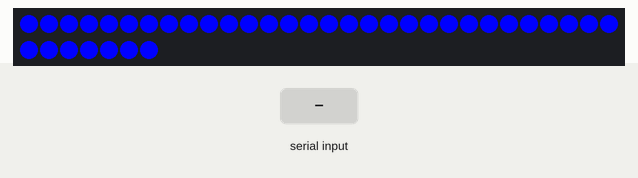
This sketch was run on a simulated Arduino Uno, built with avr-gcc and run on an emulated ATmega328P. Parts: 37 RGB LEDs in strip order, left to right, continuing on the next row. The inputs (shaded band) are chosen by the test bench.

Above: at 1.2 s.
1.3 s: "A" received over Serial
2.8 s: "B" received over Serial
At 3.7 s:
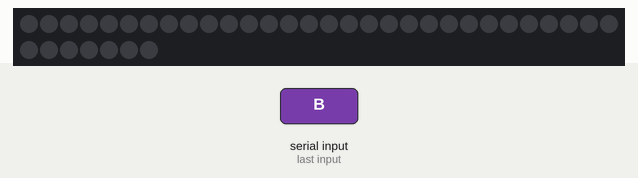
4.3 s: "A" received over Serial
5.8 s: "C" received over Serial
At 7.2 s:
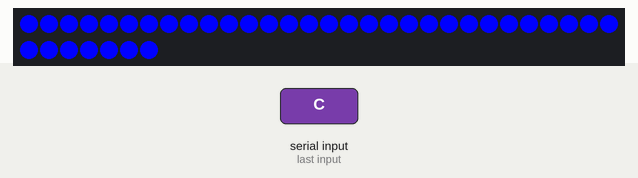
Timing chart, 0 to 8.3 s (numbered marks = the images above; inputs shaded):
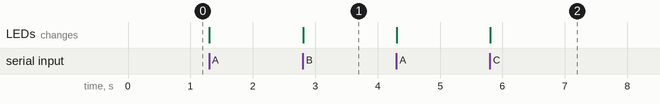

Measured:
- after the input at 2.8 s, the LEDs: change at once (image 1)
- after the input at 5.8 s, the LEDs: change at once (image 2)

The sketch:

state_test.ino
```cpp
// Libraries
#include <FastLED.h>
#define NUM_LEDS 37
#define DATA_PIN 6

// Variables
int initial_brightness = 100;
int initial_speed = 100;
int initial_colour =100;
int initial_saturation = 255;
CRGB leds[NUM_LEDS]; // LED array

void setup() {
  Serial.begin(19200); // match with PureData baud rate
  FastLED.addLeds<NEOPIXEL, DATA_PIN>(leds, NUM_LEDS);
  //FastLED.setBrightness(100); // default brightness
  //fill_solid(leds, NUM_LEDS, CRGB::White);
  FastLED.show();
}


char currentState = 'C';
int param = 100;

void loop() {
  while (Serial.available() > 0) {
    int incoming = Serial.read();

    if (incoming == 'A' || incoming == 'B' || incoming == 'C') {
      currentState = (char)incoming;
    } else {
      param = incoming;
    }
  }

  switch (currentState) {
    case 'A':
      Green(param);
      break;
    case 'B':
      stop();
      break;
    case 'C':
      idle();
      break;
  }
}

void Green(int brightness){
  leds[0] = CHSV(96, initial_saturation, brightness);
  FastLED.show();
}

void firstgreen(){
  leds[0] = CHSV(96, initial_saturation, initial_brightness);
  FastLED.show();
}

void stop(){
  FastLED.clear();
  FastLED.show();
}

void idle(){
  fill_solid(leds, NUM_LEDS, CRGB::Blue);
  FastLED.show();
}

/*

    if (function_trigger == 'A'){
      firstgreen();
    }

    else if (function_trigger = 'B'){
      stop();
    }

*/

/*
void Red(int brightness, int speed){
  leds[0] = CHSV(96, saturation, brightness);
  FastLED.show();
  delay(speed);
}
*/

// how do you remember the previous state if it's already deleted by serial read when you restart?
// idle mode


// three thigns happening here, i trigger func1 or func2, then deliver brightness and speed
// how is this working? the speed, brightness i want updated in real time
// the function trigger i want to run then ovveride
// then i need to understand how i am sending the data, because PD is not feeding in parameters, its just sending bytes
// arduino actually parses the data
// so I need to either send a packaged array of data values, or trigger them separately
// in that case, need to be aware of baud rate, and packge data as either ascii and convert to char, or process the int, and find a way to do it in real time
// i want the entire strip cleared when the next function is triggered


// it's sending in order, so would a package be better in that case?

// pack func1 func2 brightness speed

/*switch(function_trigger){
      case 'A':
        Green(brightness_val, speed_val);
        break;
      case 'B':
        Red(brightness_val, speed_val);
        break;
      case 'C':
        stop();
        break;
    }*/


/* //else if (function_trigger == 'B'){
      Red(brightness_val, speed_val);
      }
    //else if (function_trigger == 'C'){
      stop();
      }*/
```
